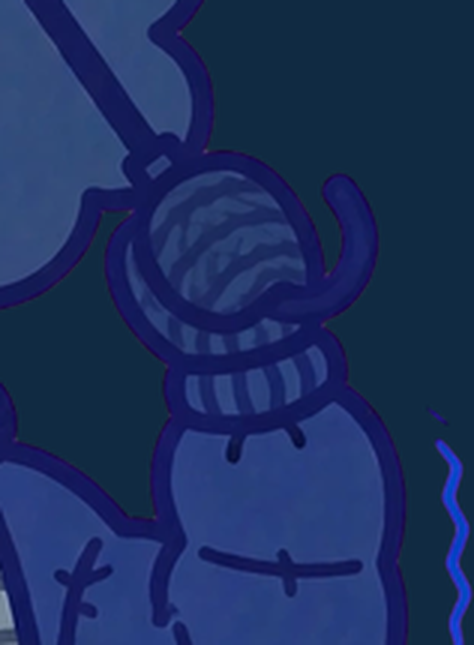
#> input picture tools/prototypes/crop_rank6_grip.png, 474 x 645 px, given in place of -umbrella-proto2-0-c2ec1c69-c95a-4e73-9244-b83eaa8aad0d.webp, which was not available
$ python make_proto2.py
#> lines starting #> are read from the running program, lines starting #| are printed output that depends on the picture
### tools/key_assets.py
#!/usr/bin/env python3
"""v0.1.16 asset pipeline: magenta-key the generated person/item art.

For each source webp (uniform #FF00FF background):
  1. alpha from RGB distance to the sampled key color (soft ramp) —
     pure color keying, NOT connected components, so detached marks
     that belong to the character (shiver lines, sweat drops) survive.
  2. despill: pull the magenta cast (min(r,b) - g) out of edge pixels.
  3. trim to the alpha bounding box.
  4. downscale so the long edge is <= 1024 px.
Also measures, per rank, the face / hand positions (skin-tone blobs)
in trimmed-image normalized coordinates, for the compositor anchors.
Writes PNGs into app/src/main/res/drawable-nodpi/ and a JSON report.
"""
import json
import os

import numpy as np
from PIL import Image

SRC = os.path.expanduser("~/workspace/imagine_media")
DST = os.path.expanduser(
    "~/workspace/tenki-no-kotae/app/src/main/res/drawable-nodpi")
MAX_EDGE = 1024
T0, T1 = 45.0, 130.0  # alpha ramp on RGB distance to key color

FILES = {
    "person_rank0": "media-generation-tenki-v6-rank0-tshirt-0-18accfc6-9bf5-485d-ba01-46b16f5b879c.webp",
    "person_rank1": "media-generation-tenki-person-design-v6-eyes-0-c207aa38-425d-4d98-a462-8bd6accc6baf.webp",
    "person_rank2": "media-generation-tenki-v6-rank2-cardigan-0-fc85a7cf-fba3-429a-bcb1-31a093ccff84.webp",
    "person_rank3": "media-generation-tenki-v6-rank3-trainer-0-340f1c76-1ee5-43c0-ac5b-d668b49ac752.webp",
    "person_rank4": "media-generation-tenki-v6-rank4-coat-0-78e17b20-4ce3-47a8-bf4c-8bfc7ffaaba4.webp",
    "person_rank5": "media-generation-tenki-v6-rank5-coatmuffler-0-4c801651-6b0f-4fa2-8a57-3489faa5b191.webp",
    "person_rank6": "media-generation-tenki-v6-rank6-down-0-07edb834-43f5-4993-82d2-567d851017ee.webp",
    "item_umbrella_open": "media-generation-tenki-item-umbrella-open-0-2861bd76-3bf4-48b9-a056-29374efdf1a5.webp",
    "item_umbrella_folding": "media-generation-tenki-item-umbrella-folding-0-44b68528-e2e2-44c3-bacb-54e82b37b0c7.webp",
    "item_hat": "media-generation-tenki-item-hat-0-423e38ee-b2ee-4fc8-96af-81438f070055.webp",
}


def key_image(path):
    im = Image.open(path).convert("RGB")
#> im is the input picture: PIL image 474x645 RGB; mean R, G, B 27.8, 46.8, 93.9
    a = np.asarray(im).astype(np.float32)
    h, w, _ = a.shape
#> h = 645; w = 474
    corners = np.concatenate([
        a[:24, :24].reshape(-1, 3), a[:24, -24:].reshape(-1, 3),
        a[-24:, :24].reshape(-1, 3), a[-24:, -24:].reshape(-1, 3)])
#> corners = 2304 rows, first 8: [48, 76, 124], [48, 76, 124], [48, 76, 124], [49, 76, 124], [49, 76, 124], [49, 76, 124], [50, 76, 125], [50, 76, 125]
    key = np.median(corners, axis=0)
#> key = [36, 50, 103]
    dist = np.sqrt(((a - key) ** 2).sum(axis=2))
    alpha = np.clip((dist - T0) / (T1 - T0), 0.0, 1.0)

    # Despill: character palette (navy / pale skin / white / gray) has
    # min(r,b)-g <= ~0 everywhere; anything above +15 is key fringe.
    r, g, b = a[..., 0], a[..., 1], a[..., 2]
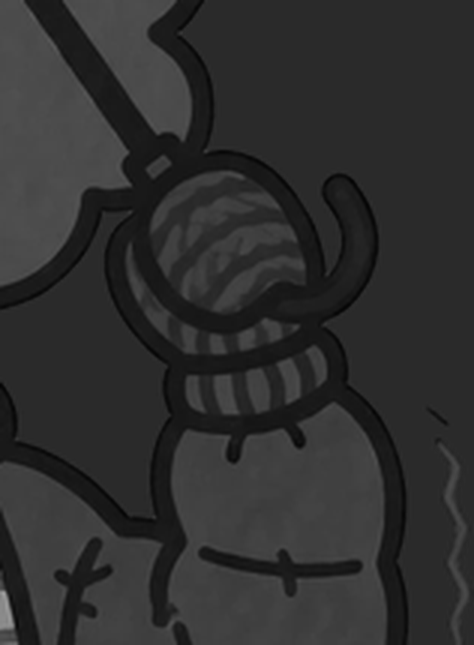
#> g: shape (645, 474) float32; min 3, max 162, mean 46.8
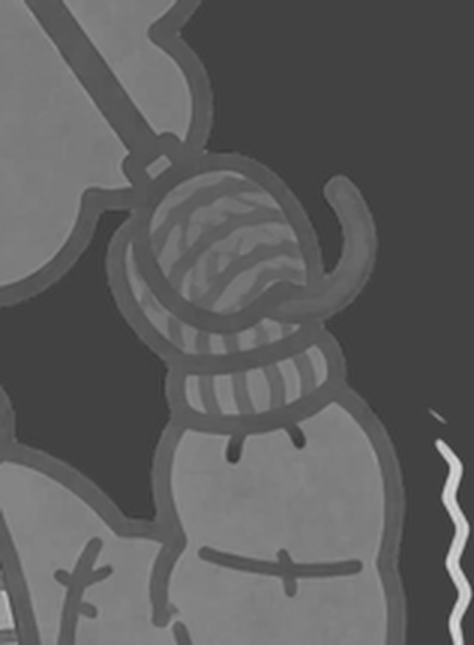
#> b: shape (645, 474) float32; min 53, max 220, mean 93.9
    excess = np.clip(np.minimum(r, b) - g - 15.0, 0.0, None)
    a[..., 0] = r - excess
#> a: shape (645, 474, 3) float32; mean R, G, B 27.7, 46.8, 93.9
    a[..., 2] = b - excess
#> a: shape (645, 474, 3) float32; mean R, G, B 27.7, 46.8, 93.9

    rgba = np.dstack([a, alpha * 255.0]).astype(np.uint8)
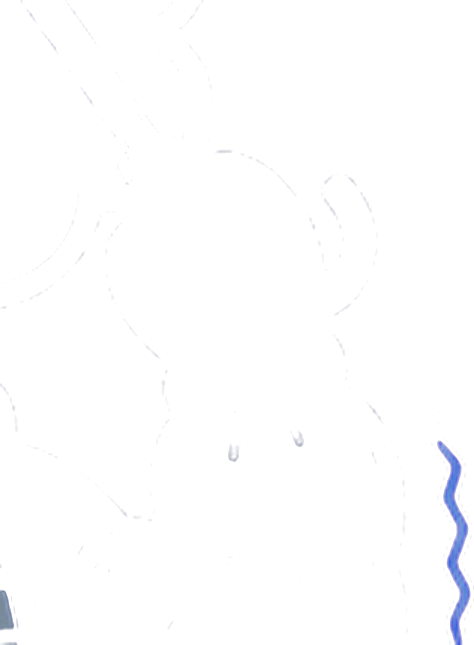
#> rgba: shape (645, 474, 4); mean R, G, B, A 27.7, 46.8, 93.9, 1.6; transparent parts drawn white
    out = Image.fromarray(rgba, "RGBA")
    bbox = out.getchannel("A").point(lambda v: 255 if v > 8 else 0).getbbox()
#> bbox = (0, 0, 474, 645)
    return out, bbox, key


# [68 lines left out: functions skin_blobs, measure, main, not called in this run]


# [2 lines that do not run on import are left out]

### tools/prototypes/make_proto2.py
#!/usr/bin/env python3
"""v2 prototype (rank6 + umbrella, fixed shaft/hook/canopy):
key the new generation, build preview + crops + v1/v2 comparison."""
import os
import sys

import numpy as np
from PIL import Image

sys.path.insert(0, os.path.expanduser("~/workspace/tenki-no-kotae/tools"))
from key_assets import key_image  # noqa: E402

SRC = os.path.expanduser(
    "~/workspace/imagine_media/media-generation-tenki-rank6-umbrella-proto2-0-"
    "c2ec1c69-c95a-4e73-9244-b83eaa8aad0d.webp")
OLD_SRC = os.path.expanduser(
    "~/workspace/imagine_media/media-generation-tenki-rank6-umbrella-proto-0-"
    "1ca83617-ccef-4825-948d-170a631fb47a.webp")
DIR = os.path.expanduser("~/workspace/tenki-no-kotae/tools/prototypes")

# --- key + trim -------------------------------------------------------------
keyed, bbox, key = key_image(SRC)
#> bbox = (0, 0, 474, 645); key = [36, 50, 103]
keyed = keyed.crop(bbox)
# match previous proto: long edge 1024
w, h = keyed.size
#> w = 474; h = 645
scale = 1024 / max(w, h)
#> scale = 1.59
if scale < 1:
    keyed = keyed.resize((round(w * scale), round(h * scale)),
                         Image.LANCZOS)
keyed.save(os.path.join(DIR, "rank6_umbrella_sleeve_proto2.png"))
print("keyed:", keyed.size, "key color:", key)
#| keyed: (474, 645) key color: [ 36.  50. 103.]

# --- diff check vs previous generation (unrelated parts) --------------------
a = np.asarray(Image.open(SRC).convert("RGB")).astype(np.float32)
b = np.asarray(Image.open(OLD_SRC).convert("RGB")).astype(np.float32)
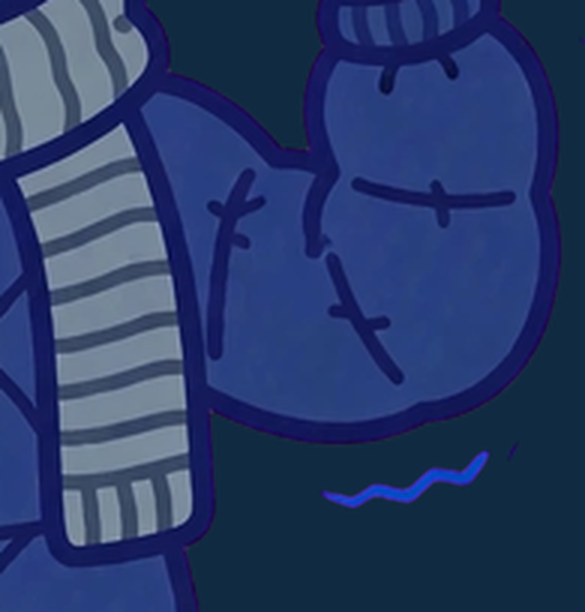
#> input picture tools/prototypes/crop_rank6_shoulder.png, 585 x 612 px, given in place of 6-umbrella-proto-0-1ca83617-ccef-4825-948d-170a631fb47a.webp, which was not available
#> b: shape (612, 585, 3) float32
print("src sizes:", a.shape, b.shape)
#| src sizes: (645, 474, 3) (612, 585, 3)
if a.shape == b.shape:
    H, W, _ = a.shape
    regions = {
        "legs+boots (y .68-1, x .25-.75)":
            (slice(int(H * .68), H), slice(int(W * .25), int(W * .75))),
        "left arm+coat (y .40-.68, x .05-.30)":
            (slice(int(H * .40), int(H * .68)), slice(int(W * .05), int(W * .30))),
        "face (y .26-.37, x .35-.65)":
            (slice(int(H * .26), int(H * .37)), slice(int(W * .35), int(W * .65))),
    }
    for name, (ys, xs) in regions.items():
        d = np.abs(a[ys, xs] - b[ys, xs]).mean()
        print(f"mean|diff| {name}: {d:.1f}")

# --- preview on the app-like navy gradient ----------------------------------
CW, CH = 760, 900
top = np.array([33, 45, 100], dtype=np.float32)
bot = np.array([37, 82, 122], dtype=np.float32)
grad = np.linspace(0, 1, CH)[:, None, None]
bg = Image.fromarray(
    (top[None, None, :] * (1 - grad) + bot[None, None, :] * grad)
    .repeat(CW, axis=1).astype(np.uint8), "RGB")

fig_h = int(CH * 0.97)
fw = round(keyed.size[0] * fig_h / keyed.size[1])
#> fw = 642
fig = keyed.resize((fw, fig_h), Image.LANCZOS)
ox = (CW - fw) // 2
#> ox = 59
oy = CH - fig_h - 6
bg.paste(fig, (ox, oy), fig)
bg.save(os.path.join(DIR, "preview_rank6_umbrella_after2.png"))
print("preview figure box:", ox, oy, fw, fig_h)
#| preview figure box: 59 21 642 873

# --- crops (fractions of the figure box) ------------------------------------
def crop(name, fx0, fy0, fx1, fy1, out_w=560):
#> called with name = 'crop_rank6_grip2.png', fx0 = 0.52, fy0 = 0.2, fx1 = 1.02, fy1 = 0.52, out_w = 560
    box = (ox + int(fw * fx0), oy + int(fig_h * fy0),
           ox + int(fw * fx1), oy + int(fig_h * fy1))
#> box = (392, 195, 713, 474)
    c = bg.crop(box)
    r = out_w / c.size[0]
#> r = 1.74
    c = c.resize((out_w, round(c.size[1] * r)), Image.LANCZOS)
#> c: PIL image 560x487 RGB
    c.save(os.path.join(DIR, name))
    print(name, c.size)
#| crop_rank6_grip2.png (560, 487)

crop("crop_rank6_grip2.png", 0.52, 0.20, 1.02, 0.52)       # mitten + hook
crop("crop_rank6_shoulder2.png", 0.45, 0.30, 1.02, 0.62)  # arm root/shoulder
#> call 2 of crop, with name = 'crop_rank6_shoulder2.png', fx0 = 0.45, fy0 = 0.3, fx1 = 1.02, fy1 = 0.62, out_w = 560
#> in crop (call 2), `c = bg.crop(box)`:
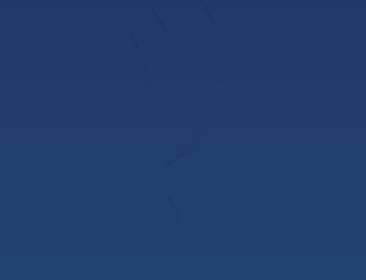
#> c: PIL image 366x280 RGB; mean R, G, B 34.4, 61.8, 109.8
#| crop_rank6_shoulder2.png (560, 428)

# --- comparison: left = previous proto, right = v2 --------------------------
old = Image.open(os.path.join(DIR, "preview_rank6_umbrella_after.png"))
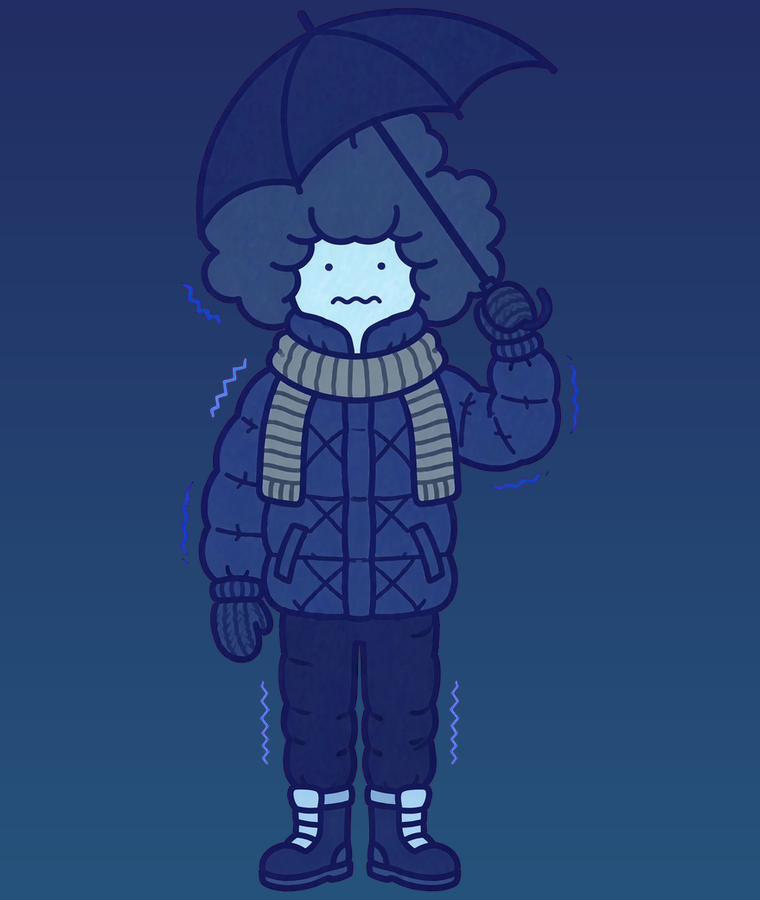
#> input picture tools/prototypes/preview_rank6_umbrella_after.png, 760 x 900 px, found by its file name
#> old is the input picture: PIL image 760x900 RGB; mean R, G, B 38.2, 63.4, 113.2
comp = Image.new("RGB", (CW * 2 + 16, CH), (10, 10, 14))
comp.paste(old, (0, 0))
comp.paste(bg, (CW + 16, 0))
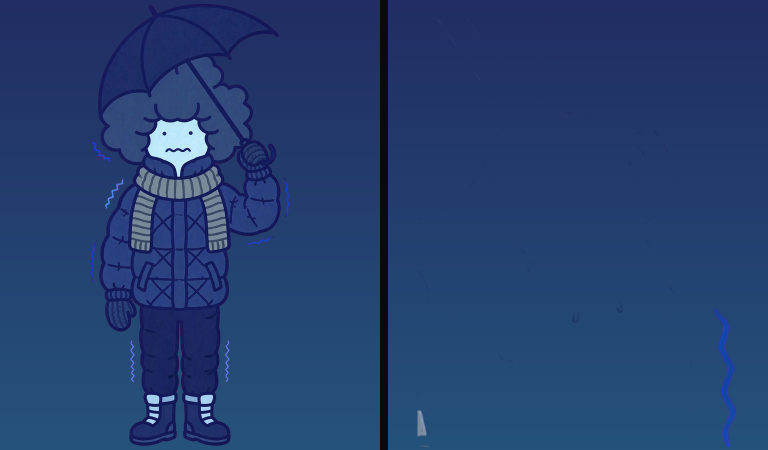
#> comp: PIL image 1536x900 RGB (shown at 1/2 size); mean R, G, B 36.1, 62.6, 111
comp.save(os.path.join(DIR, "compare_rank6_umbrella_v1_v2.png"))
print("comparison:", comp.size)
#| comparison: (1536, 900)
